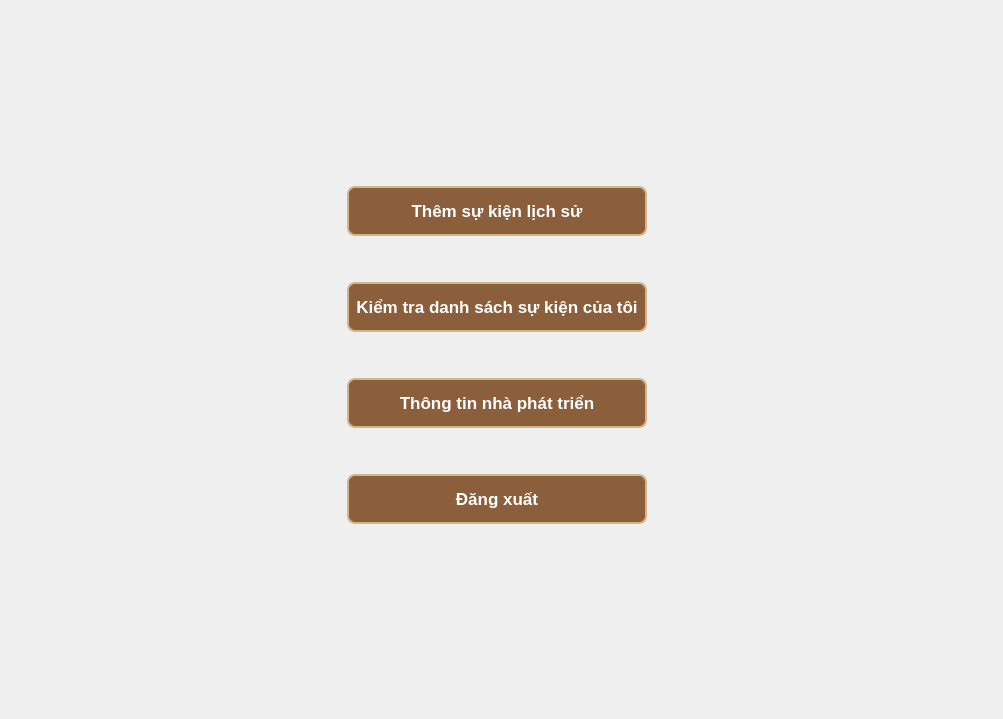
      <widget class="QWidget" name="settings">
       <widget class="QWidget" name="">
        <property name="geometry">
         <rect>
          <x>0</x>
          <y>0</y>
          <width>994</width>
          <height>710</height>
         </rect>
        </property>
        <layout class="QVBoxLayout" name="verticalLayout_11">
         <item>
          <spacer name="verticalSpacer_14">
           <property name="orientation">
            <enum>Qt::Vertical</enum>
           </property>
           <property name="sizeHint" stdset="0">
            <size>
             <width>20</width>
             <height>168</height>
            </size>
           </property>
          </spacer>
         </item>
         <item>
          <layout class="QHBoxLayout" name="horizontalLayout_17">
           <item>
            <spacer name="horizontalSpacer_11">
             <property name="orientation">
              <enum>Qt::Horizontal</enum>
             </property>
             <property name="sizeType">
              <enum>QSizePolicy::Fixed</enum>
             </property>
             <property name="sizeHint" stdset="0">
              <size>
               <width>338</width>
               <height>20</height>
              </size>
             </property>
            </spacer>
           </item>
           <item>
            <layout class="QVBoxLayout" name="verticalLayout_10">
             <item>
              <widget class="QPushButton" name="add_event_butt">
               <property name="minimumSize">
                <size>
                 <width>300</width>
                 <height>50</height>
                </size>
               </property>
               <property name="maximumSize">
                <size>
                 <width>300</width>
                 <height>50</height>
                </size>
               </property>
               <property name="styleSheet">
                <string notr="true">QPushButton {
    background-color: #8b5e3c;
    color: white;
    border-radius: 8px;
    padding: 5px;
font-size: 17px;
font-weight: bold;
    border: 2px solid #d2b48c;
font-family:&quot;Times New Roman&quot;
}

QPushButton:hover {
    background-color: #a97449;
}

QPushButton:pressed {
background-color: #3e2723;
}</string>
               </property>
               <property name="text">
                <string>Thêm sự kiện lịch sử</string>
               </property>
              </widget>
             </item>
             <item>
              <spacer name="verticalSpacer_11">
               <property name="orientation">
                <enum>Qt::Vertical</enum>
               </property>
               <property name="sizeType">
                <enum>QSizePolicy::Fixed</enum>
               </property>
               <property name="sizeHint" stdset="0">
                <size>
                 <width>20</width>
                 <height>40</height>
                </size>
               </property>
              </spacer>
             </item>
             <item>
              <widget class="QPushButton" name="check_my_event_butt">
               <property name="minimumSize">
                <size>
                 <width>300</width>
                 <height>50</height>
                </size>
               </property>
               <property name="maximumSize">
                <size>
                 <width>300</width>
                 <height>50</height>
                </size>
               </property>
               <property name="styleSheet">
                <string notr="true">QPushButton {
    background-color: #8b5e3c;
    color: white;
    border-radius: 8px;
    padding: 5px;
font-size: 17px;
font-weight: bold;
    border: 2px solid #d2b48c;
font-family:&quot;Times New Roman&quot;
}

QPushButton:hover {
    background-color: #a97449;
}

QPushButton:pressed {
background-color: #3e2723;
}</string>
               </property>
               <property name="text">
                <string>Kiểm tra danh sách sự kiện của tôi</string>
               </property>
              </widget>
             </item>
             <item>
              <spacer name="verticalSpacer_12">
               <property name="orientation">
                <enum>Qt::Vertical</enum>
               </property>
               <property name="sizeType">
                <enum>QSizePolicy::Fixed</enum>
               </property>
               <property name="sizeHint" stdset="0">
                <size>
                 <width>20</width>
                 <height>40</height>
                </size>
               </property>
              </spacer>
             </item>
             <item>
              <widget class="QPushButton" name="about_us_butt">
               <property name="minimumSize">
                <size>
                 <width>300</width>
                 <height>50</height>
                </size>
               </property>
               <property name="maximumSize">
                <size>
                 <width>300</width>
                 <height>50</height>
                </size>
               </property>
               <property name="styleSheet">
                <string notr="true">QPushButton {
    background-color: #8b5e3c;
    color: white;
    border-radius: 8px;
    padding: 5px;
font-size: 17px;
font-weight: bold;
    border: 2px solid #d2b48c;
font-family:&quot;Times New Roman&quot;
}

QPushButton:hover {
    background-color: #a97449;
}

QPushButton:pressed {
background-color: #3e2723;
}</string>
               </property>
               <property name="text">
                <string>Thông tin nhà phát triển</string>
               </property>
              </widget>
             </item>
             <item>
              <spacer name="verticalSpacer_13">
               <property name="orientation">
                <enum>Qt::Vertical</enum>
               </property>
               <property name="sizeType">
                <enum>QSizePolicy::Fixed</enum>
               </property>
               <property name="sizeHint" stdset="0">
                <size>
                 <width>20</width>
                 <height>40</height>
                </size>
               </property>
              </spacer>
             </item>
             <item>
              <widget class="QPushButton" name="log_out_butt_settings">
                <property name="minimumSize">
                 <size>
                  <width>300</width>
                 <height>50</height>
                </size>
               </property>
               <property name="maximumSize">
                <size>
                 <width>300</width>
                 <height>50</height>
                </size>
               </property>
               <property name="styleSheet">
                <string notr="true">QPushButton {
    background-color: #8b5e3c;
    color: white;
    border-radius: 8px;
    padding: 5px;
font-size: 17px;
font-weight: bold;
    border: 2px solid #d2b48c;
font-family:&quot;Times New Roman&quot;
}

QPushButton:hover {
    background-color: #a97449;
}

QPushButton:pressed {
background-color: #3e2723;
}</string>
               </property>
                <property name="text">
                 <string>Đăng xuất</string>
                </property>
              </widget>
             </item>
            </layout>
           </item>
           <item>
            <spacer name="horizontalSpacer_12">
             <property name="orientation">
              <enum>Qt::Horizontal</enum>
             </property>
             <property name="sizeType">
              <enum>QSizePolicy::Fixed</enum>
             </property>
             <property name="sizeHint" stdset="0">
              <size>
               <width>338</width>
               <height>20</height>
              </size>
             </property>
            </spacer>
           </item>
          </layout>
         </item>
         <item>
          <spacer name="verticalSpacer_15">
           <property name="orientation">
            <enum>Qt::Vertical</enum>
           </property>
           <property name="sizeHint" stdset="0">
            <size>
             <width>20</width>
             <height>168</height>
            </size>
           </property>
          </spacer>
         </item>
        </layout>
       </widget>
      </widget>
